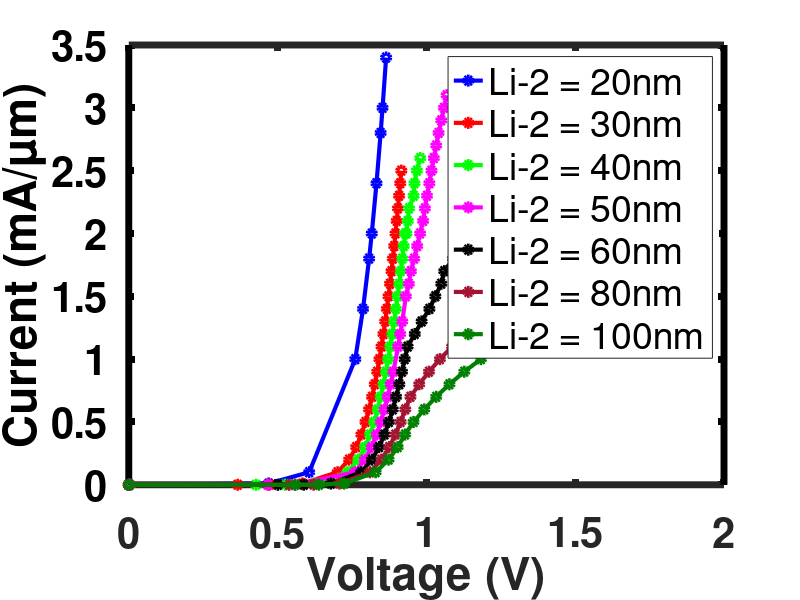

Write the MATLAB code that produced this figure.
% Voltage and Current Data - Dataset 1 (Li = 0.02)
voltage_0_02 = [0.00048251, 0.46994514, 0.60610801, 0.76101079, 0.78710353, ...
                0.8075957, 0.81649332, 0.83236221, 0.84631351, 0.85273444, ...
                0.86469026];
current_0_02 = [3.94096E-17, 0.00000001, 0.0000001, 0.000001, 0.0000014, ...
                0.0000018, 0.000002, 0.0000024, 0.0000028, 0.000003, ...
                0.0000034]*1e6;

% Voltage and Current Data - Dataset 2 (Li = 0.03)
voltage_0_03 = [0.000488822, 0.58357879, 0.70167322, 0.84218897, 0.86723981, ...
                0.88731189, 0.36577285, 0.47293077, 0.74028359, 0.76398791, ...
                0.78145668, 0.79545426, 0.80722718, 0.81744726, 0.82651917, ...
                0.83470606, 0.8490979, 0.85552949, 0.86155756, 0.87262226, ...
                0.87774219, 0.88263023, 0.89180865, 0.89614202, 0.90032105, ...
                0.90436255, 0.90827828, 0.91207851, 0.91577233];
current_0_03 = [6.15086E-17, 0.00000001, 0.0000001, 0.000001, 0.0000014, ...
                0.0000018, 1E-10, 0.000000001, 0.0000002, 0.0000003, ...
                0.0000004, 0.0000005, 0.0000006, 0.0000007, 0.0000008, ...
                0.0000009, 0.0000011, 0.0000012, 0.0000013, 0.0000015, ...
                0.0000016, 0.0000017, 0.0000019, 0.000002, 0.0000021, ...
                0.0000022, 0.0000023, 0.0000024, 0.0000025]*1e6;

% Voltage and Current Data - Dataset 3 (Li = 0.04)
voltage_0_04 = [0.003326188, 0.62571556, 0.73475306, 0.87176266, 0.89776413, ...
                0.91903288, 0.92851168, 0.95982227, 0.42768146, ...
                0.52496215, 0.77124453, 0.79399843, 0.8109792, 0.82473353, ...
                0.83641307, 0.84664007, 0.85579016, 0.86410812, 0.87887516, ...
                0.88553597, 0.89181425, 0.90342882, 0.9088434, 0.91403674, ...
                0.92385212, 0.93302637, 0.937409, 0.94167186, 0.95731341, ...
                0.96808218, 0.97945023];
current_0_04 = [3.18434E-17, 0.00000001, 0.0000001, 0.000001, 0.0000014, ...
                0.0000018, 0.000002, 0.0000024, 1E-10, 0.000000001, ...
                0.0000002, 0.0000003, 0.0000004, 0.0000005, 0.0000006, ...
                0.0000007, 0.0000008, 0.0000009, 0.0000011, 0.0000012, ...
                0.0000013, 0.0000015, 0.0000016, 0.0000017, 0.0000019, ...
                0.000002, 0.0000021, 0.0000022, 0.0000023, 0.0000025, ...
                0.0000026, 0.0000027]*1e6;

% Voltage and Current Data - Dataset 4 (Li = 0.05)
voltage_0_05 = [0.003326188,0.467, 0.558, 0.76, 0.793, 0.816, 0.833, 0.847, 0.859, 0.87, ...
                0.88, 0.889, 0.905, 0.912, 0.919, 0.931, 0.941, 0.948, ...
                0.959, 0.969, 0.979, 0.989, 0.995, 1.002, 1.01, 1.017, ...
                1.025, 1.033, 1.041, 1.05, 1.059, 1.068];
current_0_05 = [3.18434E-17,1E-10, 1E-9, 1E-7, 2E-7, 3E-7, 4E-7, 5E-7, 6E-7, 7E-7, 8E-7, ...
                9E-7, 1.1E-6, 1.2E-6, 1.3E-6, 1.5E-6, 1.6E-6, 1.7E-6, ...
                1.8E-6, 1.9E-6, 2E-6, 2.1E-6, 2.2E-6, 2.3E-6, 2.4E-6, ...
                2.5E-6, 2.6E-6, 2.7E-6, 2.8E-6, 2.9E-6, 3E-6, 3.1E-6]*1e6;

% Voltage and Current Data - Dataset 5 (Li = 0.06)
voltage_0_06 = [2.36E-05, 0.679, 0.781, 0.927, 1.01, 1.09, 1.13, 1.2, ...
                0.501, 0.588, 0.817, 0.841, 0.859, 0.874, 0.887, 0.898, ...
                0.909, 0.918, 0.937, 0.961, 0.984, 1.03, 1.05, 1.06, ...
                1.11, 1.14, 1.16, 1.18, 1.21, 1.23, 1.25];
current_0_06 = [4.14E-17, 1E-8, 1E-7, 1E-6, 1.4E-6, 1.8E-6, 2E-6, 2.4E-6, ...
                1E-10, 1E-9, 2E-7, 3E-7, 4E-7, 5E-7, 6E-7, 7E-7, ...
                8E-7, 9E-7, 1.1E-6, 1.2E-6, 1.3E-6, 1.5E-6, 1.6E-6, 1.7E-6, ...
                1.9E-6, 2.1E-6, 2.2E-6, 2.3E-6, 2.5E-6, 2.6E-6, 2.7E-6]*1e6;

% Voltage and Current Data - Dataset 6 (Li = 0.08)
voltage_0_08 = [0.000147373, 0.70799001, 0.81002845, 1.0454695, 1.2086505, ...
                1.3274593, 1.3778703, 1.4848956, 0.53914019, 0.62116996, ...
                0.84883539, 0.87503156, 0.89578472, 0.91342926, 0.92903205, ...
                0.94642189, 0.97582845, 1.0086951, 1.0863861, 1.1308015, ...
                1.1750241, 1.2341282, 1.2659035, 1.2983186, 1.354281, 1.4100501, ...
                1.4213478, 1.4626379];
current_0_08 = [4.51293E-17, 0.00000001, 0.0000001, 0.000001, 0.0000014, ...
                0.0000018, 0.000002, 0.0000024, 1E-10, 0.000000001, ...
                0.0000002, 0.0000003, 0.0000004, 0.0000005, 0.0000006, ...
                0.0000007, 0.0000008, 0.0000009, 0.0000011, 0.0000012, ...
                0.0000013, 0.0000015, 0.0000016, 0.0000017, 0.0000019, ...
                0.0000021, 0.0000022, 0.0000023]*1e6;

voltage_0_1 = [0.000568882, 0.72376493, 0.82951631, 1.1833548, 1.4339381, ...
           1.5951651, 1.6694144, 0.55938304, 0.63863566, 0.87294893, ...
           0.90349863, 0.92837356, 0.95676695, 0.99297538, 1.0329175, ...
           1.0775007, 1.1273674, 1.2460806, 1.3149191, 1.3844715, ...
           1.4659072, 1.5170973, 1.5559406, 1.6323384, 1.7061569, ...
           1.7405208];

% Current values
current_0_1 = [7.73405E-17, 0.00000001, 0.0000001, 0.000001, 0.0000014, ...
           0.0000018, 0.000002, 1E-10, 0.000000001, 0.0000002, ...
           0.0000003, 0.0000004, 0.0000005, 0.0000006, 0.0000007, ...
           0.0000008, 0.0000009, 0.0000011, 0.0000012, 0.0000013, ...
           0.0000015, 0.0000016, 0.0000017, 0.0000019, 0.0000021, ...
           0.0000022]*1e6;

% % Add starting point (0, 0) marker for each dataset
% voltage_0_02 = [0, voltage_0_02];    
% current_0_02 = [1e-20, current_0_02];  % Very small current to avoid log(0)
% voltage_0_03 = [0, voltage_0_03];    
% current_0_03 = [1e-20, current_0_03];  % Very small current to avoid log(0)
% voltage_0_04 = [0, voltage_0_04];    
% current_0_04 = [1e-20, current_0_04];  % Very small current to avoid log(0)
% voltage_0_05 = [0, voltage_0_05];    
% current_0_05 = [1e-20, current_0_05];  % Very small current to avoid log(0)
% voltage_0_06 = [0, voltage_0_06];    
% current_0_06 = [1e-20, current_0_06];  % Very small current to avoid log(0)
% voltage_0_08 = [0, voltage_0_08];    
% current_0_08 = [1e-20, current_0_08];  % Very small current to avoid log(0)

% Sort the datasets
[voltage_0_02, idx1] = sort(voltage_0_02); current_0_02 = current_0_02(idx1);
[voltage_0_03, idx2] = sort(voltage_0_03); current_0_03 = current_0_03(idx2);
[voltage_0_04, idx3] = sort(voltage_0_04); current_0_04 = current_0_04(idx3);
[voltage_0_05, idx4] = sort(voltage_0_05); current_0_05 = current_0_05(idx4);
[voltage_0_06, idx5] = sort(voltage_0_06); current_0_06 = current_0_06(idx5);
[voltage_0_08, idx6] = sort(voltage_0_08); current_0_08 = current_0_08(idx6);
[voltage_0_1, idx7] = sort(voltage_0_1); current_0_1 = current_0_1(idx7);

% Plotting the semi-log graph (all datasets in one plot)
figure;

plot(voltage_0_02, current_0_02, '-o', 'Color', 'b', 'LineWidth', 3, 'MarkerSize', 6);
hold on;
plot(voltage_0_03, current_0_03, '-o', 'Color', 'r', 'LineWidth', 3, 'MarkerSize', 6);
plot(voltage_0_04, current_0_04, '-o', 'Color', 'g', 'LineWidth', 3, 'MarkerSize', 6);
plot(voltage_0_05, current_0_05, '-o', 'Color', 'm', 'LineWidth', 3, 'MarkerSize', 6);
plot(voltage_0_06, current_0_06, '-o', 'Color', 'k', 'LineWidth', 3, 'MarkerSize', 6);
plot(voltage_0_08, current_0_08, '-o', 'Color', [0.6350, 0.0780, 0.1840], 'LineWidth', 3, 'MarkerSize', 6);  % Dark green
plot(voltage_0_1, current_0_1, '-o', 'Color', [0, 0.5, 0], 'LineWidth', 3, 'MarkerSize', 6);  % Dark yellow

% Labels and formatting
ylabel('Current (mA/μm)', 'FontSize', 30, 'FontWeight', 'bold');
xlabel('Voltage (V)', 'FontSize', 30, 'FontWeight', 'bold');
set(gca, 'ycolor', 'k');

% Grid and aesthetics
set(gca, 'FontSize', 30, 'FontWeight', 'bold', 'LineWidth', 5);

% Legends for the datasets
legend('Li-2 = 20nm', 'Li-2 = 30nm', 'Li-2 = 40nm', 'Li-2 = 50nm', 'Li-2 = 60nm', 'Li-2 = 80nm', 'Li-2 = 100nm');

hold off;